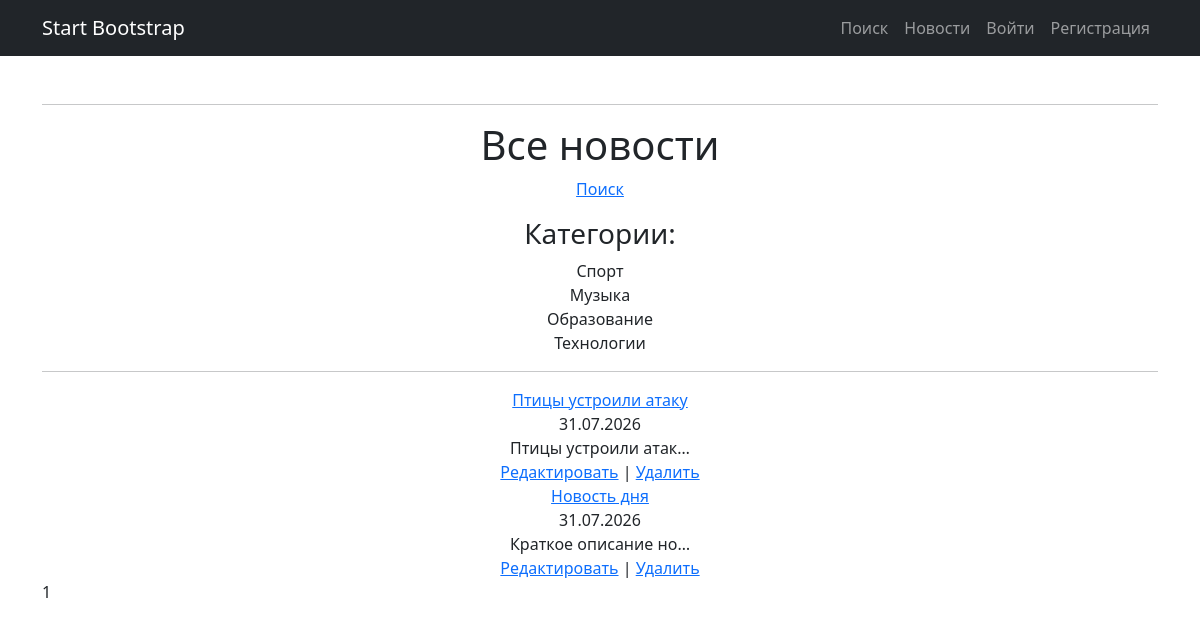
Before: /news/ with the older database file.
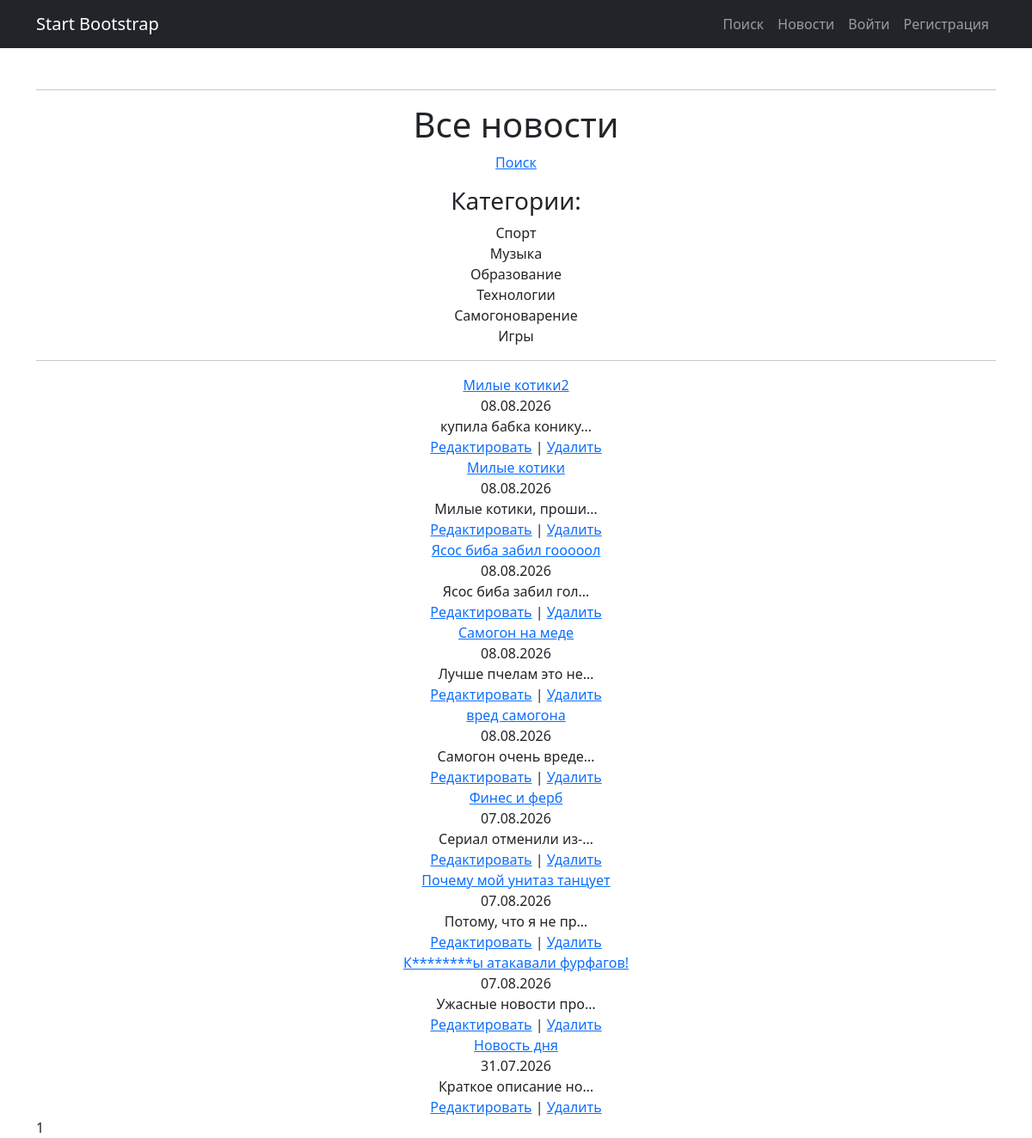
After: the same page with the newer database file.
### news/models.py (models this page shows, shortened)
class Category(models.Model):
    name = models.CharField(max_length=100, unique=True)
    subscribers = models.ManyToManyField(
        User,
        blank=True,
        related_name='subscribed_categories'
    )

class Post(models.Model):
    ARTICLE = 'AR'
    NEWS = 'NE'
    POST_TYPES = [
        (ARTICLE, 'Статья'),
        (NEWS, 'Новость'),
    ]
    author = models.ForeignKey(Author, on_delete=models.CASCADE)
    post_type = models.CharField(max_length=2, choices=POST_TYPES, default=ARTICLE)
    created_at = models.DateTimeField(auto_now_add=True)
    categories = models.ManyToManyField(Category, through='PostCategory')
    title = models.CharField(max_length=255)
    content = models.TextField()
    rating = models.IntegerField(default=0)

### news/views.py (the view)
# urls.py: path('', views.news_list, name='list'),
def news_list(request):
    posts = Post.objects.filter(
        post_type=Post.NEWS
    ).order_by('-created_at')
    paginator = Paginator(posts, 10)
    page_number = request.GET.get('page')
    page_obj = paginator.get_page(page_number)
    context = {
        'page_obj': page_obj,
        'categories': Category.objects.all(),
    }
    return render(request, 'news_list.html', context)

### news/templatetags/censor_filters.py (called while the page is built)
@register.filter(name='censor')
@stringfilter
def censor(value):
    if not isinstance(value, str):
        raise TypeError("Фильтр 'censor' применяется только к строкам")
    result = value
    for word in BAD_WORDS:
        variants = [word, word.capitalize()]
        for variant in variants:
            if variant in result:
                censored = variant[0] + '*' * (len(variant) - 1)
                result = result.replace(variant, censored)
    return result

### templates/news_list.html (shortened to what this page needs)
{% extends 'default.html' %}
{% load censor_filters %}
{% block content %}
    <h1>Все новости</h1>
    <p>
        <a href="{% url 'news:search' %}">Поиск</a>
    </p>
    {% if page_obj %}
        <div class="categories">
        <h3>Категории:</h3>
        {% if categories %}
            {% for category in categories %}
                <div class="category-item">
                    <span>{{ category.name }}</span>
                </div>
            {% endfor %}
        {% else %}
            <p>Категорий пока нет.</p>
        {% endif %}
    </div>
    <hr>
        {% for post in page_obj %}
            <div class="post">
                <div class="post-title">
                    <a href="{% url 'news:detail' post.pk %}">
                        {{ post.title|censor }}
                    </a>
                </div>
                <div class="post-date">
                    {{ post.created_at|date:"d.m.Y" }}
                </div>
                <div class="post-text">
                    {{ post.content|censor|truncatechars:20 }}
                </div>
                <div class="post-actions">
                    <a href="{% url 'news:news_edit' post.pk %}">Редактировать</a> |
                    <a href="{% url 'news:news_delete' post.pk %}">Удалить</a>
                </div>
            </div>
        {% endfor %}
    {% else %}
        <p>Новостей пока нет.</p>
    {% endif %}
<div class="pagination">
    <span class="step-links">
        {% for num in page_obj.paginator.page_range %}
            {% if page_obj.number == num %}
                <span class="current">{{ num }}</span>
            {% elif num > page_obj.number|add:'-3' and num < page_obj.number|add:'3' %}
                <a href="?page={{ num }}">{{ num }}</a>
            {% endif %}
        {% endfor %}
    </span>
</div>
{% endblock %}

Changed rows visible on the page:
removed Post: title|censor "Птицы устроили атаку", created_at "31.07.2026", content|censor "Птицы устроили атак…"
added Category: name "Самогоноварение"
added Category: name "Игры"
added Post: title|censor "Милые котики2", created_at "08.08.2026", content|censor "купила бабка конику…"
added Post: title|censor "Милые котики", created_at "08.08.2026", content|censor "Милые котики, проши…"
added Post: title|censor "Ясос биба забил гооооол", created_at "08.08.2026", content|censor "Ясос биба забил гол…"
added Post: title|censor "Самогон на меде", created_at "08.08.2026", content|censor "Лучше пчелам это не…"
added Post: title|censor "вред самогона", created_at "08.08.2026", content|censor "Самогон очень вреде…"
added Post: title|censor "Финес и ферб", created_at "07.08.2026", content|censor "Сериал отменили из-…"
added Post: title|censor "Почему мой унитаз танцует", created_at "07.08.2026", content|censor "Потому, что я не пр…"
added Post: title|censor "К********ы атакавали фурфагов!", created_at "07.08.2026", content|censor "Ужасные новости про…"
